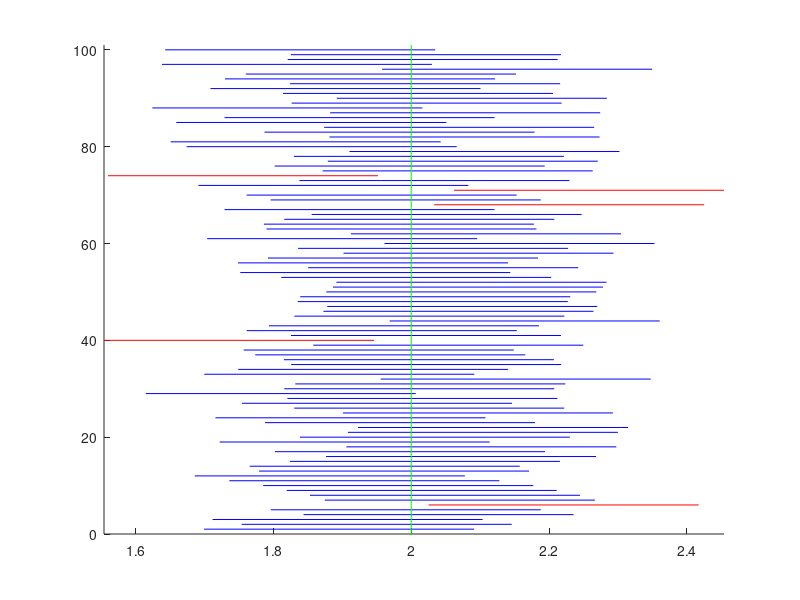

This chart was generated by the following MATLAB code: (Note: this script raises an error after producing the figure.)
%% Problem 1: Simulering av konfidensintervall
% Parametrar:
n = 100; %Antal matningar
mu = 2; %Vantevardet
sigma = 1; %Standardavvikelsen
alpha = 0.05;
%Simulerar n observationer for varje intervall
x = normrnd(mu, sigma,n,100); %n x 100 matris med varden
%Skattar mu med medelvardet
xbar = mean(x); %vektor med 100 medelvarden.
%Beraknar de undre och ovre granserna
undre = xbar - norminv(1-alpha/2)*sigma/sqrt(n);
ovre = xbar + norminv(1-alpha/2)*sigma/sqrt(n);

%% Problem 1: Simulering av konfidensintervall (forts.)
%Ritar upp alla intervall
figure(1)
hold on
for k=1:100
if ovre(k) < mu % Rodmarkerar intervall som missar mu
plot([undre(k) ovre(k)],[k k],'r')
elseif undre(k) > mu
plot([undre(k) ovre(k)],[k k],'r')
else
plot([undre(k) ovre(k)],[k k],'b')
end
end
%b1 och b2 ar bara till for att figuren ska se snygg ut.
b1 = min(xbar - norminv(1 - alpha/2)*sigma/sqrt(n));
b2 = max(xbar + norminv(1 - alpha/2)*sigma/sqrt(n));
axis([b1 b2 0 101]) %Tar bort outnyttjat utrymme i figuren
%Ritar ut det sanna vardet
plot([mu mu],[0 101],'g')
hold off

%% Problem 2: Maximum likelihood/Minsta kvadrat
M = 1e4;
b = 4;
x = raylrnd(b, M, 1);
hist_density(x, 40)
hold on
est_ml = sqrt(sum(x.*x)/(2*M)); 
est_mk = (sum(x)/M)*sqrt(2/pi);
plot(est_ml, 0, 'r*')
plot(est_mk, 0, 'g*')
plot(b, 0, 'ro')

%% Problem 2: Maximum likelihood/Minsta kvadrat (forts.)
plot(0:0.5:20, raylpdf(0:0.5:20, est_ml), 'r')
hold off

%% Problem 3: Konfidensintervall for Rayleighfordelning
y = load('wave_data.dat');
subplot(2,1,1), plot(y(1:end))
subplot(2,1,2), hist_density(y)

y_mean = mean(y)
n_y = length(y)
est_ml = sqrt(sum(y.*y)/(2*n_y));
est = (sum(y)/n_y)*sqrt(2/pi);

alpha = 0.05
s = sqrt(sum((y - y_mean).^2) / (n_y - 1)); % samma sak som std(y)?
t = tinv(1 - alpha/2, n_y - 1);

mu_lower = mean(y) - t * (s / sqrt(n_y));
mu_upper = mean(y) + t * (s / sqrt(n_y));


lower_bound = mu_lower / sqrt(pi/2);
upper_bound = mu_upper / sqrt(pi/2);

%% Problem 3: Konfidensintervall (forts.)
hold on
plot(lower_bound, 0, 'g*')
plot(upper_bound, 0, 'g*')
plot(est, 0, "ro")

%% Problem 3: Konfidensintervall (forts.)
plot(0:0.1:6, raylpdf(0:0.1:6, est), 'r')
hold off

%% Problem 4:
data = load("birth.dat")

barn_vikt = data(:, 3)
moder_alder = data(:, 4)
moder_langd = data(:, 16)
moder_vikt = data(:, 15)

figure; 
subplot(2, 2, 1); 
hist_density(barn_vikt);
title('Barnets vikt');

subplot(2, 2, 2);  
hist_density(moder_alder)
title('Moderns ålder');

subplot(2, 2, 3);
hist_density(moder_langd)
title('Moderns längd');

subplot(2, 2, 4);
hist_density(moder_vikt)
title('Moderns vikt');

%% Problem 4: Fordelningar av givna data
x = data(data(:, 20) < 3, 3); % nonsmoking
y = data(data(:, 20) == 3, 3); % smoking 

size_x = size(x) % antal mammor som inte röker
size_y = size(y) % antal som röker

%% Problem 4: Fordelningar av givna data (forts.)
subplot(2,2,1), boxplot(x); % till vänster: icke-rökande
axis([0 2 500 5000]);
subplot(2,2,2), boxplot(y); % till höger: rökande
axis([0 2 500 5000]);
%% Problem 4: Fordelningar av givna data (forts.)
subplot(2,2,3:4), ksdensity(x); % blå = icke-rökande
hold on
[fy, ty] = ksdensity(y);
plot(ty, fy, 'r'); % röd = rökande
hold off

%% Problem 4: fortsättning - förhållande mellan underviktiga barn och underviktiga moder?
height = data(:, 16)*10^(-2) % längd i m
weight = data(:, 15) % vikt i kg

BMI = weight./(height.^2)
% weight/(height*10^-2)^2
% overweight if 25 <= BMI < 30
overweight = BMI >=25

barn_vikt_not_overweight = data(BMI < 25, 3)
barn_vikt_overweight = data(BMI >= 25, 3)

subplot(2,2,1), boxplot(barn_vikt_not_overweight); % till vänster: inte övervikt
axis([0 2 500 5000]);
subplot(2,2,2), boxplot(barn_vikt_overweight); % till höger: övervikt
axis([0 2 500 5000]);
size(overweight)

%% Problem 5: undersökning om moder vikt, längd, ålder och barn vikt normalfördelade?
mother_height = data(:, 16)*10^(-2) % längd i m
mother_weight = data(:, 15) % vikt i kg
mother_age = data(:, 4) % moderns ålder i år
baby_weight = data(:, 3) % barnets vikt i gram

figure; 
subplot(2, 2, 1); 
normplot(baby_weight);
title('Barnets vikt');

subplot(2, 2, 2);  
normplot(mother_age)
title('Moderns ålder');

subplot(2, 2, 3);
normplot(mother_height)
title('Moderns längd');

subplot(2, 2, 4);
normplot(mother_weight)
title('Moderns vikt');

figure; 
subplot(2, 2, 1); 
qqplot(baby_weight);
title('Barnets vikt');

subplot(2, 2, 2);  
qqplot(mother_age)
title('Moderns ålder');

subplot(2, 2, 3);
qqplot(mother_height)
title('Moderns längd');

subplot(2, 2, 4);
qqplot(mother_weight)
title('Moderns vikt');

%% Problem 5: forts
jbtest(baby_weight, 0.05) % 1
jbtest(mother_age, 0.05) % 1
jbtest(mother_height, 0.05) % 0
jbtest(mother_weight, 0.05) % 1
%% Problem 6: linjär regression
moore = load("moore.dat");

plot(moore(:,1), moore(:,2));
xlabel('Årtal');
ylabel('Transistorer per ytenhet');

%% plotta exponentiella regressionen
figure
scatter(moore(:,1), moore(:,2)); % lägg punkter i x-värden som alla rader i första kolumnen mot y-värden som alla rader i andra kolumnen

w = log(moore(:,2)); % Logatimera antalet transistorer per ytenhet
ones_column = ones(length(moore(:,1)), 1) % skapar en nx1 matris av ettor
X = [ones_column, moore(:,1)]; % skapar en matris vars första kolumn är ettor and andra kolumn är årtal
[b, bint, r] = regress(w, X); 

hold on;
y_fit = X * b; % Beräkna de skattade y-värdena
plot(moore(:,1), exp(y_fit), 'r'); % Exponera y_fit för att ta bort logatimeringen
hold off;
%% plotta linjärt
figure;
hold on;
scatter(moore(:,1), log(moore(:,2))); % lägg punkter i x-värden som alla rader i första kolumnen mot y-värden som alla rader i andra kolumnen

w = log(moore(:,2)); % Logatimera antalet transistorer per ytenhet
ones_column = ones(length(moore(:,1)), 1) % skapar en nx1 matris av ettor
X = [ones_column, moore(:,1)]; % skapar en matris vars första kolumn är ettor and andra kolumn är årtal
[b, bint, r] = regress(w, X); 


y_fit = X * b; % Beräkna de skattade y-värdena
plot(moore(:,1), y_fit, 'r'); % Exponera y_fit för att ta bort logatimeringen
hold off;
%% Problem 6: Regression
res = X * b - w;
subplot(2,1,1), normplot(res);
subplot(2,1,2), hist(res);
jbtest(res, 0.05)
%% Problem 6: forts. prediktion år 2025
x_2025 = [1, 2025] % samma format som skapade x:en
y_prediction = x_2025*b

exp(y_prediction) % exponera för att få bort logatimeringen => y_pred = 1.3599e+08
%% Problem 7: multipel linjär regression av barnvikt
% Vi använde den kategoriska variabeln moderns vikt och omvandlade den till
% en BMI skala: om BMI >= 25 sätt 1 annars 0 (skala för övervikt)
data = load("birth.dat")

mother_height = data(:, 16) % längd i cm
mother_height_m = data(:, 16)*10^(-2) % längd i m
mother_weight = data(:, 15) % vikt i kg
mother_age = data(:, 4) % moderns ålder i år
baby_weight = data(:, 3) ./ 1000 % barnets vikt i kg
mothers_smoking = data(:, 20) == 3

BMI = mother_weight./(mother_height_m.^2)

overweight = BMI >=25
%% Enkel modell hur barnets vikt beror på moderns längd
X = [ones(length(mother_height), 1), mother_height]; % Precis som förut, en massa ettor på första kolumnen och moder längd i andra kol

[b,bint,r,rint,stats] = regress(baby_weight, X); % källa: https://se.mathworks.com/help/stats/regress.html

figure;
scatter(mother_height, baby_weight); % rita ut moderlängd på x och barnvikt på y som punkter
hold on;
y_fit = X * b;
plot(mother_height, y_fit)
hold off;
%% multipel moderns vikt, moderns rökvanor och BMI
Z = [ones(length(mothers_smoking), 1), mother_weight, mothers_smoking, overweight]; % alla vektorer har samma "längd" (747)
[b,bint,r,rint,stats] = regress(baby_weight,Z);
normplot(r);
jbtest(r)

% 'regress treats NaN values as missing values. regress omits observations with missing values from the regression fit.'
% bint - konfidensintervall för de skattade koefficienterna
% 2.1516    2.7791 - intervallet för vart b0, dvs interceptet ligger
% 0.0114    0.0219 - intervall för moderns vikt - positiv koefficient
% -0.2477   -0.0712 - intervall för rökandet, minskning
% -0.4032   -0.0945 - intervall för övervikt, minskning?

bint
stats

% stats = 
%   R2 värde  f-statistic  p-värde standrad error
%    0.0666   17.1715    0.0000    0.3040

%% Utför ytterliggare test
data_new = table(baby_weight, mother_weight, mothers_smoking, overweight, ...
    'VariableNames', {'BabyWeight', 'MotherWeight', 'SmokingStatus', 'Overweight'});
 
% Fit linear model
modelspec = 'BabyWeight ~ MotherWeight + SmokingStatus + Overweight';
mdl = fitlm(data_new, modelspec);
 
% Plotting
plot(mdl);
mdl 
